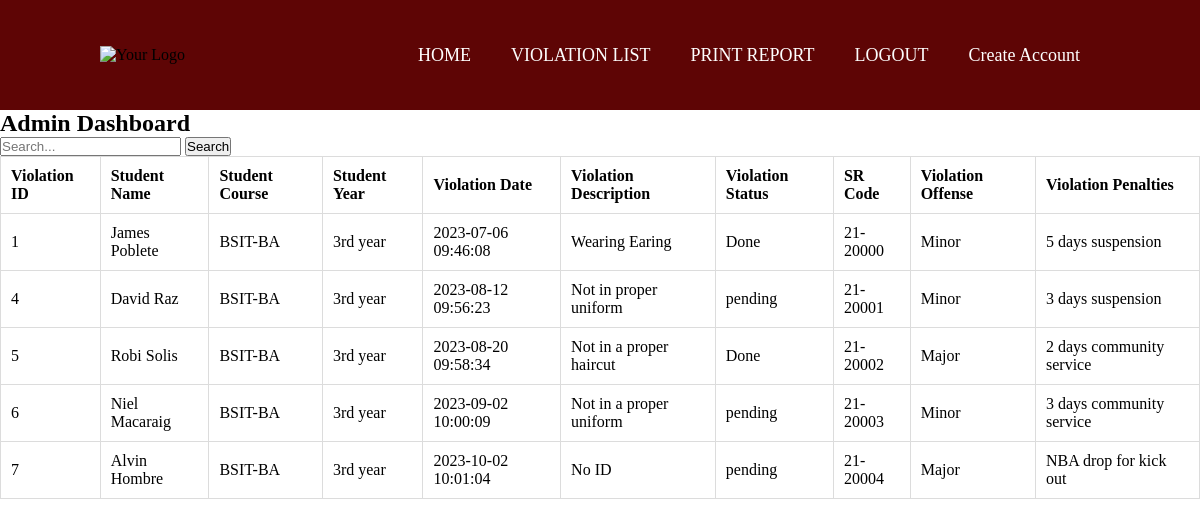
The page /admin_dashboard.php (signed in) on the database its author committed.
### tables this page shows
CREATE TABLE IF NOT EXISTS `tb_violation` (
  `Violation_ID` int NOT NULL AUTO_INCREMENT,
  `Student_Name` varchar(50) NOT NULL,
  `Student_Course` varchar(50) DEFAULT NULL,
  `Student_Year` varchar(25) NOT NULL,
  `Violation_Date` datetime NOT NULL,
  `Violation_Description` varchar(200) NOT NULL,
  `Violation_Status` varchar(25) NOT NULL,
  `Admin_ID` varchar(50) NOT NULL,
  `Guidance_ID` varchar(50) NOT NULL,
  `SR_Code` varchar(25) NOT NULL,
  `Violation_Offense` varchar(50) NOT NULL,
  `Violation_Penalties` varchar(250) NOT NULL,
  PRIMARY KEY (`Violation_ID`),
  KEY `FK_StudentInfo_Violation` (`SR_Code`),
  KEY `FK_Admin_Violation` (`Admin_ID`),
  KEY `FK_Guidance_Violation` (`Guidance_ID`)
);

### admin_dashboard.php (the view, shortened to what this page needs)
<?php
$servername = "localhost";
$db_username = "root";
$db_password = "";
$dbname = "db_ba3101";
$conn = new mysqli($servername, $db_username, $db_password, $dbname);
if (isset($_POST['search'])) {
    $searchTerm = $_POST['searchTerm'];
    $sql = "SELECT * FROM tb_violation WHERE
            Violation_ID LIKE '%$searchTerm%' OR
            Student_Name LIKE '%$searchTerm%' OR
            Student_Course LIKE '%$searchTerm%' OR
            Student_Year LIKE '%$searchTerm%' OR
            Violation_Date LIKE '%$searchTerm%' OR
            Violation_Description LIKE '%$searchTerm%' OR
            Violation_Status LIKE '%$searchTerm%' OR
            SR_Code LIKE '%$searchTerm%' OR
            Violation_Offense LIKE '%$search%' OR
            Violation_Penalties LIKE '%search%'";
} else {
    $sql = "SELECT * FROM tb_violation";
}
$result = $conn->query($sql);
?>
<!DOCTYPE html>
<html>
<head>
    <link rel="stylesheet" type="text/css" href="admin_dashboard.css">
</head>
<body>
    <div class="navbar">
        <div class="logo">
            <img src="BSUlogo.png" alt="Your Logo">
        </div>
        <ul class="menu">
            <li id="home"><a href="admin_homedashboard.php">HOME</a></li>
            <li id="violation"><a href="admin_dashboard.php">VIOLATION LIST</a></li>
            <li id="print-button"><a href="#">PRINT REPORT</a></li>
            <li id="logout"><a href="login.html">LOGOUT</a></li>
            <li id="createacc"><a href="registrationadmin.php">Create Account</a></li>
        </ul>
    </div>
    <div class="admin-dashboard">
        <h2>Admin Dashboard</h2>
        <form method="post" action="">
            <input type="text" name="searchTerm" placeholder="Search...">
            <input type="submit" name="search" value="Search">
        </form>
        <div id="print-content">
            <table>
                <tr>
                    <th>Violation ID</th>
                    <th>Student Name</th>
                    <th>Student Course</th>
                    <th>Student Year</th>
                    <th>Violation Date</th>
                    <th>Violation Description</th>
                    <th>Violation Status</th>
                    <th>SR Code</th>
                    <th>Violation Offense</th>
                    <th>Violation Penalties</th>
                </tr>
                <?php
                while ($row = $result->fetch_assoc()) {
                    echo "<tr>";
                    echo "<td>" . $row['Violation_ID'] . "</td>";
                    echo "<td>" . $row['Student_Name'] . "</td>";
                    echo "<td>" . $row['Student_Course'] . "</td>";
                    echo "<td>" . $row['Student_Year'] . "</td>";
                    echo "<td>" . $row['Violation_Date'] . "</td>";
                    echo "<td>" . $row['Violation_Description'] . "</td>";
                    echo "<td>" . $row['Violation_Status'] . "</td>";
                    echo "<td>" . $row['SR_Code'] . "</td>";
                    echo "<td>" . $row['Violation_Offense'] . "</td>";
                    echo "<td>" . $row['Violation_Penalties'] . "</td>";
                    echo "</tr>";
                }
                ?>
            </table>
        </div>
    </div>
</body>
</html>

### admin_dashboard.css (style rules this page uses)
* { margin: 0; padding: 0; }
.navbar { background-color: rgb(94, 5, 5); height: 50px; display: flex; align-items: center; justify-content: space-between; padding: 30px 100px; }
.logo img { max-height: 100px; }
.menu { list-style-type: none; margin: 0; padding: 0; display: flex; justify-content: flex-end; }
.menu li { margin: 0 20px; font-size: 18px; }
.menu li a { text-decoration: none; color: white; position: relative; }
.menu li a::after { content: ''; position: absolute; width: 100%; height: 2px; bottom: 0; left: 0; background-color: transparent; transition: background-color 0.3s; }
#violation a { color: rgb(252, 252, 252); }
#logout a { color: rgb(252, 252, 252); }
table { width: 100%; border-collapse: collapse; }
table, th, td { border: 1px solid rgb(220, 220, 220); }
th, td { padding: 10px; text-align: left; }
body { background-color: white; }

### rows shown on the page
tb_violation: Violation_ID "1", Student_Name "James Poblete", Student_Course "BSIT-BA", Student_Year "3rd year", Violation_Date "2023-07-06 09:46:08", Violation_Description "Wearing Earing", Violation_Status "Done", SR_Code "21-20000", Violation_Offense "Minor", Violation_Penalties "5 days suspension"
tb_violation: Violation_ID "4", Student_Name "David Raz", Student_Course "BSIT-BA", Student_Year "3rd year", Violation_Date "2023-08-12 09:56:23", Violation_Description "Not in proper uniform", Violation_Status "pending", SR_Code "21-20001", Violation_Offense "Minor", Violation_Penalties "3 days suspension"
tb_violation: Violation_ID "5", Student_Name "Robi Solis", Student_Course "BSIT-BA", Student_Year "3rd year", Violation_Date "2023-08-20 09:58:34", Violation_Description "Not in a proper haircut", Violation_Status "Done", SR_Code "21-20002", Violation_Offense "Major", Violation_Penalties "2 days community service"
tb_violation: Violation_ID "6", Student_Name "Niel Macaraig", Student_Course "BSIT-BA", Student_Year "3rd year", Violation_Date "2023-09-02 10:00:09", Violation_Description "Not in a proper uniform", Violation_Status "pending", SR_Code "21-20003", Violation_Offense "Minor", Violation_Penalties "3 days community service"
tb_violation: Violation_ID "7", Student_Name "Alvin Hombre", Student_Course "BSIT-BA", Student_Year "3rd year", Violation_Date "2023-10-02 10:01:04", Violation_Description "No ID", Violation_Status "pending", SR_Code "21-20004", Violation_Offense "Major", Violation_Penalties "NBA drop for kick out"
